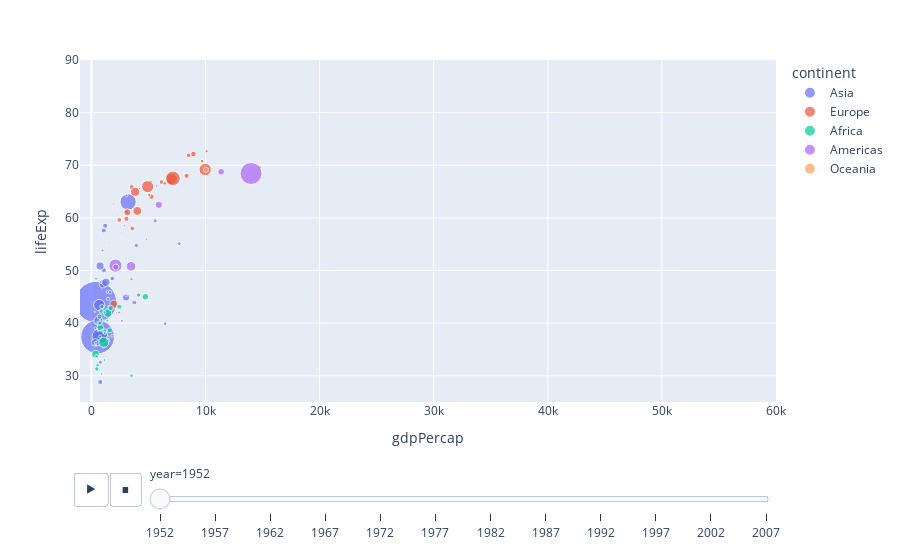

Write notebook code for a chart like this one.
### Code cell
df = px.data.gapminder()
fig = px.scatter(df, x="gdpPercap", y="lifeExp", 
                animation_frame="year", animation_group="country",
                size="pop", color="continent", hover_name="country", 
                 size_max=45, range_x=[-1000,60000], range_y=[25,90])
fig.show()

### Figure 1 — Plotly figure (JSON) as saved in the notebook; plotly's stock layout.template omitted (floating-point values rounded to 4 significant figures)
{"data": [{"hovertemplate": "<b>%{hovertext}</b><br><br>continent=Asia<br>year=1952<br>gdpPercap=%{x}<br>lifeExp=%{y}<br>pop=%{marker.size}<extra></extra>", "hovertext": ["Afghanistan", "Bahrain", "Bangladesh", "Cambodia", "China", "Hong Kong, China", "India", "Indonesia", "Iran", "Iraq", "Israel", "Japan", "Jordan", "Korea, Dem. Rep.", "Korea, Rep.", "Kuwait", "Lebanon", "Malaysia", "Mongolia", "Myanmar", "Nepal", "Oman", "Pakistan", "Philippines", "Saudi Arabia", "Singapore", "Sri Lanka", "Syria", "Taiwan", "Thailand", "Vietnam", "West Bank and Gaza", "Yemen, Rep."], "ids": ["Afghanistan", "Bahrain", "Bangladesh", "Cambodia", "China", "Hong Kong, China", "India", "Indonesia", "Iran", "Iraq", "Israel", "Japan", "Jordan", "Korea, Dem. Rep.", "Korea, Rep.", "Kuwait", "Lebanon", "Malaysia", "Mongolia", "Myanmar", "Nepal", "Oman", "Pakistan", "Philippines", "Saudi Arabia", "Singapore", "Sri Lanka", "Syria", "Taiwan", "Thailand", "Vietnam", "West Bank and Gaza", "Yemen, Rep."], "legendgroup": "Asia", "marker": {"color": "#636efa", "size": [8425333, 120447, 46886859, 4693836, 556263527, 2125900, 372000000, 82052000, 17272000, 5441766, 1620914, 86459025, 607914, 8865488, 20947571, 160000, 1439529, 6748378, 800663, 20092996, 9182536, 507833, 41346560, 22438691, 4005677, 1127000, 7982342, 3661549, 8550362, 21289402, 26246839, 1030585, 4963829], "sizemode": "area", "sizeref": 651200.0, "symbol": "circle"}, "mode": "markers", "name": "Asia", "orientation": "v", "showlegend": true, "type": "scatter", "x": [779.4, 9867.0, 684.2, 368.5, 400.4, 3054.0, 546.6, 749.7, 3035.0, 4130.0, 4087.0, 3217.0, 1547.0, 1088.0, 1031.0, 108400.0, 4835.0, 1831.0, 786.6, 331, 545.9, 1828.0, 684.6, 1273.0, 6460.0, 2315.0, 1084.0, 1643.0, 1207.0, 757.8, 605.1, 1516.0, 781.7], "xaxis": "x", "y": [28.8, 50.94, 37.48, 39.42, 44, 60.96, 37.37, 37.47, 44.87, 45.32, 65.39, 63.03, 43.16, 50.06, 47.45, 55.56, 55.93, 48.46, 42.24, 36.32, 36.16, 37.58, 43.44, 47.75, 39.88, 60.4, 57.59, 45.88, 58.5, 50.85, 40.41, 43.16, 32.55], "yaxis": "y"}, {"hovertemplate": "<b>%{hovertext}</b><br><br>continent=Europe<br>year=1952<br>gdpPercap=%{x}<br>lifeExp=%{y}<br>pop=%{marker.size}<extra></extra>", "hovertext": ["Albania", "Austria", "Belgium", "Bosnia and Herzegovina", "Bulgaria", "Croatia", "Czech Republic", "Denmark", "Finland", "France", "Germany", "Greece", "Hungary", "Iceland", "Ireland", "Italy", "Montenegro", "Netherlands", "Norway", "Poland", "Portugal", "Romania", "Serbia", "Slovak Republic", "Slovenia", "Spain", "Sweden", "Switzerland", "Turkey", "United Kingdom"], "ids": ["Albania", "Austria", "Belgium", "Bosnia and Herzegovina", "Bulgaria", "Croatia", "Czech Republic", "Denmark", "Finland", "France", "Germany", "Greece", "Hungary", "Iceland", "Ireland", "Italy", "Montenegro", "Netherlands", "Norway", "Poland", "Portugal", "Romania", "Serbia", "Slovak Republic", "Slovenia", "Spain", "Sweden", "Switzerland", "Turkey", "United Kingdom"], "legendgroup": "Europe", "marker": {"color": "#EF553B", "size": [1282697, 6927772, 8730405, 2791000, 7274900, 3882229, 9125183, 4334000, 4090500, 42459667, 69145952, 7733250, 9504000, 147962, 2952156, 47666000, 413834, 10381988, 3327728, 25730551, 8526050, 16630000, 6860147, 3558137, 1489518, 28549870, 7124673, 4815000, 22235677, 50430000], "sizemode": "area", "sizeref": 651200.0, "symbol": "circle"}, "mode": "markers", "name": "Europe", "orientation": "v", "showlegend": true, "type": "scatter", "x": [1601.0, 6137.0, 8343.0, 973.5, 2444.0, 3119.0, 6876.0, 9692.0, 6425.0, 7030.0, 7144.0, 3531.0, 5264.0, 7268.0, 5210.0, 4931.0, 2648.0, 8942.0, 10100.0, 4029.0, 3068.0, 3145.0, 3581.0, 5075.0, 4215.0, 3834.0, 8528.0, 14730.0, 1969.0, 9980.0], "xaxis": "x", "y": [55.23, 66.8, 68, 53.82, 59.6, 61.21, 66.87, 70.78, 66.55, 67.41, 67.5, 65.86, 64.03, 72.49, 66.91, 65.94, 59.16, 72.13, 72.67, 61.31, 59.82, 61.05, 58.0, 64.36, 65.57, 64.94, 71.86, 69.62, 43.59, 69.18], "yaxis": "y"}, {"hovertemplate": "<b>%{hovertext}</b><br><br>continent=Africa<br>year=1952<br>gdpPercap=%{x}<br>lifeExp=%{y}<br>pop=%{marker.size}<extra></extra>", "hovertext": ["Algeria", "Angola", "Benin", "Botswana", "Burkina Faso", "Burundi", "Cameroon", "Central African Republic", "Chad", "Comoros", "Congo, Dem. Rep.", "Congo, Rep.", "Cote d'Ivoire", "Djibouti", "Egypt", "Equatorial Guinea", "Eritrea", "Ethiopia", "Gabon", "Gambia", "Ghana", "Guinea", "Guinea-Bissau", "Kenya", "Lesotho", "Liberia", "Libya", "Madagascar", "Malawi", "Mali", "Mauritania", "Mauritius", "Morocco", "Mozambique", "Namibia", "Niger", "Nigeria", "Reunion", "Rwanda", "Sao Tome and Principe", "Senegal", "Sierra Leone", "Somalia", "South Africa", "Sudan", "Swaziland", "Tanzania", "Togo", "Tunisia", "Uganda", "Zambia", "Zimbabwe"], "ids": ["Algeria", "Angola", "Benin", "Botswana", "Burkina Faso", "Burundi", "Cameroon", "Central African Republic", "Chad", "Comoros", "Congo, Dem. Rep.", "Congo, Rep.", "Cote d'Ivoire", "Djibouti", "Egypt", "Equatorial Guinea", "Eritrea", "Ethiopia", "Gabon", "Gambia", "Ghana", "Guinea", "Guinea-Bissau", "Kenya", "Lesotho", "Liberia", "Libya", "Madagascar", "Malawi", "Mali", "Mauritania", "Mauritius", "Morocco", "Mozambique", "Namibia", "Niger", "Nigeria", "Reunion", "Rwanda", "Sao Tome and Principe", "Senegal", "Sierra Leone", "Somalia", "South Africa", "Sudan", "Swaziland", "Tanzania", "Togo", "Tunisia", "Uganda", "Zambia", "Zimbabwe"], "legendgroup": "Africa", "marker": {"color": "#00cc96", "size": [9279525, 4232095, 1738315, 442308, 4469979, 2445618, 5009067, 1291695, 2682462, 153936, 14100005, 854885, 2977019, 63149, 22223309, 216964, 1438760, 20860941, 420702, 284320, 5581001, 2664249, 580653, 6464046, 748747, 863308, 1019729, 4762912, 2917802, 3838168, 1022556, 516556, 9939217, 6446316, 485831, 3379468, 33119096, 257700, 2534927, 60011, 2755589, 2143249, 2526994, 14264935, 8504667, 290243, 8322925, 1219113, 3647735, 5824797, 2672000, 3080907], "sizemode": "area", "sizeref": 651200.0, "symbol": "circle"}, "mode": "markers", "name": "Africa", "orientation": "v", "showlegend": true, "type": "scatter", "x": [2449.0, 3521.0, 1063.0, 851.2, 543.3, 339.3, 1173.0, 1071.0, 1179.0, 1103.0, 780.5, 2126.0, 1389.0, 2670.0, 1419.0, 375.6, 328.9, 362.1, 4293.0, 485.2, 911.3, 510.2, 299.9, 853.5, 298.8, 575.6, 2388.0, 1443.0, 369.2, 452.3, 743.1, 1968.0, 1688.0, 468.5, 2424.0, 761.9, 1077.0, 2719.0, 493.3, 879.6, 1450.0, 879.8, 1136.0, 4725.0, 1616.0, 1148.0, 716.7, 859.8, 1468.0, 734.8, 1147.0, 406.9], "xaxis": "x", "y": [43.08, 30.02, 38.22, 47.62, 31.98, 39.03, 38.52, 35.46, 38.09, 40.72, 39.14, 42.11, 40.48, 34.81, 41.89, 34.48, 35.93, 34.08, 37.0, 30, 43.15, 33.61, 32.5, 42.27, 42.14, 38.48, 42.72, 36.68, 36.26, 33.69, 40.54, 50.99, 42.87, 31.29, 41.73, 37.44, 36.32, 52.72, 40, 46.47, 37.28, 30.33, 32.98, 45.01, 38.63, 41.41, 41.22, 38.6, 44.6, 39.98, 42.04, 48.45], "yaxis": "y"}, {"hovertemplate": "<b>%{hovertext}</b><br><br>continent=Americas<br>year=1952<br>gdpPercap=%{x}<br>lifeExp=%{y}<br>pop=%{marker.size}<extra></extra>", "hovertext": ["Argentina", "Bolivia", "Brazil", "Canada", "Chile", "Colombia", "Costa Rica", "Cuba", "Dominican Republic", "Ecuador", "El Salvador", "Guatemala", "Haiti", "Honduras", "Jamaica", "Mexico", "Nicaragua", "Panama", "Paraguay", "Peru", "Puerto Rico", "Trinidad and Tobago", "United States", "Uruguay", "Venezuela"], "ids": ["Argentina", "Bolivia", "Brazil", "Canada", "Chile", "Colombia", "Costa Rica", "Cuba", "Dominican Republic", "Ecuador", "El Salvador", "Guatemala", "Haiti", "Honduras", "Jamaica", "Mexico", "Nicaragua", "Panama", "Paraguay", "Peru", "Puerto Rico", "Trinidad and Tobago", "United States", "Uruguay", "Venezuela"], "legendgroup": "Americas", "marker": {"color": "#ab63fa", "size": [17876956, 2883315, 56602560, 14785584, 6377619, 12350771, 926317, 6007797, 2491346, 3548753, 2042865, 3146381, 3201488, 1517453, 1426095, 30144317, 1165790, 940080, 1555876, 8025700, 2227000, 662850, 157553000, 2252965, 5439568], "sizemode": "area", "sizeref": 651200.0, "symbol": "circle"}, "mode": "markers", "name": "Americas", "orientation": "v", "showlegend": true, "type": "scatter", "x": [5911.0, 2677.0, 2109.0, 11370.0, 3940.0, 2144.0, 2627.0, 5587.0, 1398.0, 3522.0, 3048.0, 2428.0, 1840.0, 2195.0, 2899.0, 3478.0, 3112.0, 2480.0, 1952.0, 3759.0, 3082.0, 3023.0, 13990.0, 5717.0, 7690.0], "xaxis": "x", "y": [62.48, 40.41, 50.92, 68.75, 54.74, 50.64, 57.21, 59.42, 45.93, 48.36, 45.26, 42.02, 37.58, 41.91, 58.53, 50.79, 42.31, 55.19, 62.65, 43.9, 64.28, 59.1, 68.44, 66.07, 55.09], "yaxis": "y"}, {"hovertemplate": "<b>%{hovertext}</b><br><br>continent=Oceania<br>year=1952<br>gdpPercap=%{x}<br>lifeExp=%{y}<br>pop=%{marker.size}<extra></extra>", "hovertext": ["Australia", "New Zealand"], "ids": ["Australia", "New Zealand"], "legendgroup": "Oceania", "marker": {"color": "#FFA15A", "size": [8691212, 1994794], "sizemode": "area", "sizeref": 651200.0, "symbol": "circle"}, "mode": "markers", "name": "Oceania", "orientation": "v", "showlegend": true, "type": "scatter", "x": [10040.0, 10560.0], "xaxis": "x", "y": [69.12, 69.39], "yaxis": "y"}], "layout": {"legend": {"itemsizing": "constant", "title": {"text": "continent"}, "tracegroupgap": 0}, "margin": {"t": 60}, "sliders": [{"active": 0, "currentvalue": {"prefix": "year="}, "len": 0.9, "pad": {"b": 10, "t": 60}, "steps": [{"args": [["1952"], {"frame": {"duration": 0, "redraw": false}, "fromcurrent": true, "mode": "immediate", "transition": {"duration": 0, "easing": "linear"}}], "label": "1952", "method": "animate"}, {"args": [["1957"], {"frame": {"duration": 0, "redraw": false}, "fromcurrent": true, "mode": "immediate", "transition": {"duration": 0, "easing": "linear"}}], "label": "1957", "method": "animate"}, {"args": [["1962"], {"frame": {"duration": 0, "redraw": false}, "fromcurrent": true, "mode": "immediate", "transition": {"duration": 0, "easing": "linear"}}], "label": "1962", "method": "animate"}, {"args": [["1967"], {"frame": {"duration": 0, "redraw": false}, "fromcurrent": true, "mode": "immediate", "transition": {"duration": 0, "easing": "linear"}}], "label": "1967", "method": "animate"}, {"args": [["1972"], {"frame": {"duration": 0, "redraw": false}, "fromcurrent": true, "mode": "immediate", "transition": {"duration": 0, "easing": "linear"}}], "label": "1972", "method": "animate"}, {"args": [["1977"], {"frame": {"duration": 0, "redraw": false}, "fromcurrent": true, "mode": "immediate", "transition": {"duration": 0, "easing": "linear"}}], "label": "1977", "method": "animate"}, {"args": [["1982"], {"frame": {"duration": 0, "redraw": false}, "fromcurrent": true, "mode": "immediate", "transition": {"duration": 0, "easing": "linear"}}], "label": "1982", "method": "animate"}, {"args": [["1987"], {"frame": {"duration": 0, "redraw": false}, "fromcurrent": true, "mode": "immediate", "transition": {"duration": 0, "easing": "linear"}}], "label": "1987", "method": "animate"}, {"args": [["1992"], {"frame": {"duration": 0, "redraw": false}, "fromcurrent": true, "mode": "immediate", "transition": {"duration": 0, "easing": "linear"}}], "label": "1992", "method": "animate"}, {"args": [["1997"], {"frame": {"duration": 0, "redraw": false}, "fromcurrent": true, "mode": "immediate", "transition": {"duration": 0, "easing": "linear"}}], "label": "1997", "method": "animate"}, {"args": [["2002"], {"frame": {"duration": 0, "redraw": false}, "fromcurrent": true, "mode": "immediate", "transition": {"duration": 0, "easing": "linear"}}], "label": "2002", "method": "animate"}, {"args": [["2007"], {"frame": {"duration": 0, "redraw": false}, "fromcurrent": true, "mode": "immediate", "transition": {"duration": 0, "easing": "linear"}}], "label": "2007", "method": "animate"}], "x": 0.1, "xanchor": "left", "y": 0, "yanchor": "top"}], "updatemenus": [{"buttons": [{"args": [null, {"frame": {"duration": 500, "redraw": false}, "fromcurrent": true, "mode": "immediate", "transition": {"duration": 500, "easing": "linear"}}], "label": "&#9654;", "method": "animate"}, {"args": [[null], {"frame": {"duration": 0, "redraw": false}, "fromcurrent": true, "mode": "immediate", "transition": {"duration": 0, "easing": "linear"}}], "label": "&#9724;", "method": "animate"}], "direction": "left", "pad": {"r": 10, "t": 70}, "showactive": false, "type": "buttons", "x": 0.1, "xanchor": "right", "y": 0, "yanchor": "top"}], "xaxis": {"anchor": "y", "domain": [0, 1], "range": [-1000, 60000], "title": {"text": "gdpPercap"}}, "yaxis": {"anchor": "x", "domain": [0, 1], "range": [25, 90], "title": {"text": "lifeExp"}}}}
